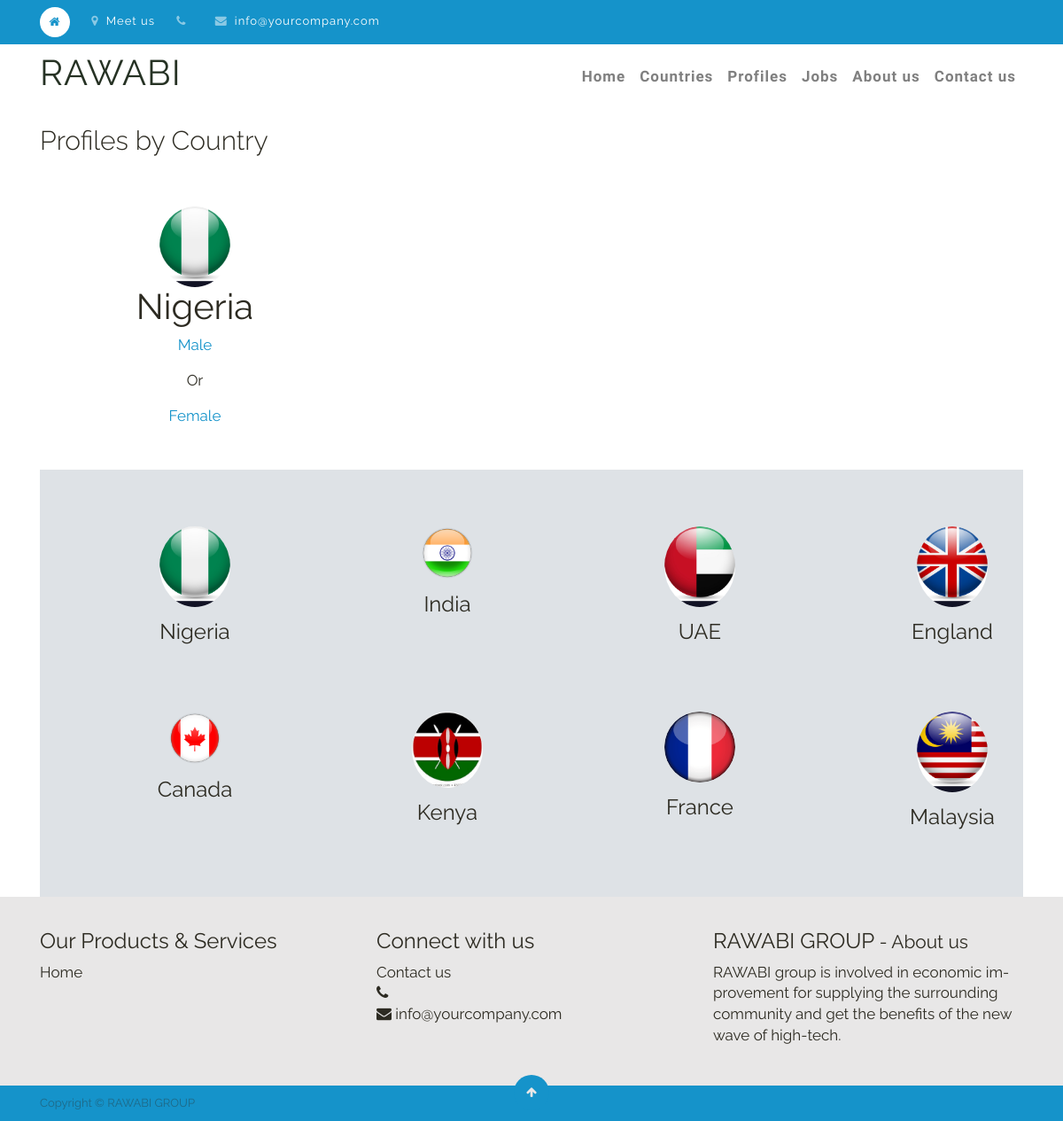
/1/country/, run on the app's committed database.
### profiles/models.py (models this page shows)
class Country(models.Model):
    name = models.CharField(max_length=100)
    num_profiles = models.IntegerField()
    country_logo = models.ImageField(upload_to='images/',default='/images/man_2.jpg')
    def __str__(self):
        return self.name
    def get_absolute_url(self):
        return "/%i/country" % self.id

### profiles/views.py (the view)
# urls.py: path('<int:id>/country/', country_detail, name='country_detail'),
def country_detail(request, id):
	country = Country.objects.get(pk=id)
	countries = Country.objects.all()
	print(country)
	context = {'country':country, 'countries':countries}
	return render(request, "profiles/country_detail.htm", context)

### profiles/templates/profiles/country_detail.htm
{% extends 'base.htm' %}
{% load static %}
{% block main %}
<main>
    <div id="wrap" class="oe_structure oe_empty">
    <div class="container">
     <section class="s_features">
    <div class="row">
            <div class="col-lg-12 s_title pt16 pb16">
              <h4 class="s_title_thin">
                <font style="font-size: 30px;">Profiles by Country</font>
              </h4>
            </div>
          </div>
     </section>
     <section class="s_features">
     	<div class="container">
          <div class="row">
          	<div class="pt32 pb32 text-center offset-lg-1 col-lg-2">
          	<img class="img-fluid o_we_custom_image rounded-circle" src="{{ country.country_logo.url }}" data-original-title="" alt="cant load image" aria-describedby="tooltip720756"/> </a>
          	<h3> {{ country.name }} </h3>
				<a href="1/"> <p>Male</p></a> <p>Or</p> <a href="2/"> <p>Female</p>
          	</a>
          </div>
          </div>
      </div>
     </section>
    <section class="s_features pt32 pb32 bg-300 oe_custom_bg">
        <div class="container">
          <div class="row">
          	{% for country in countries %}
            <div class="pt32 pb32 text-center offset-lg-1 col-lg-2">
              <a href="{{ country.get_absolute_url }}"><img class="img-fluid o_we_custom_image rounded-circle" src="{{ country.country_logo.url }}" data-original-title="" title="" aria-describedby="tooltip720756"/> </a>
              <a href="{{ country.get_absolute_url }}">
              <h3>
                <font style="font-size: 24px;">{{country.name}}</font>
              </h3>
          	</a>
            </div>
            {% endfor %}
        </div>
      </section>
    </div>
                </main>
{% endblock main %}

### data on the page
Country: country_logo (picture), name "Nigeria"
Country: country_logo (picture), name "India"
Country: country_logo (picture), name "UAE"
Country: country_logo (picture), name "England"
Country: country_logo (picture), name "Canada"
Country: country_logo (picture), name "Kenya"
Country: country_logo (picture), name "France"
Country: country_logo (picture), name "Malaysia"
